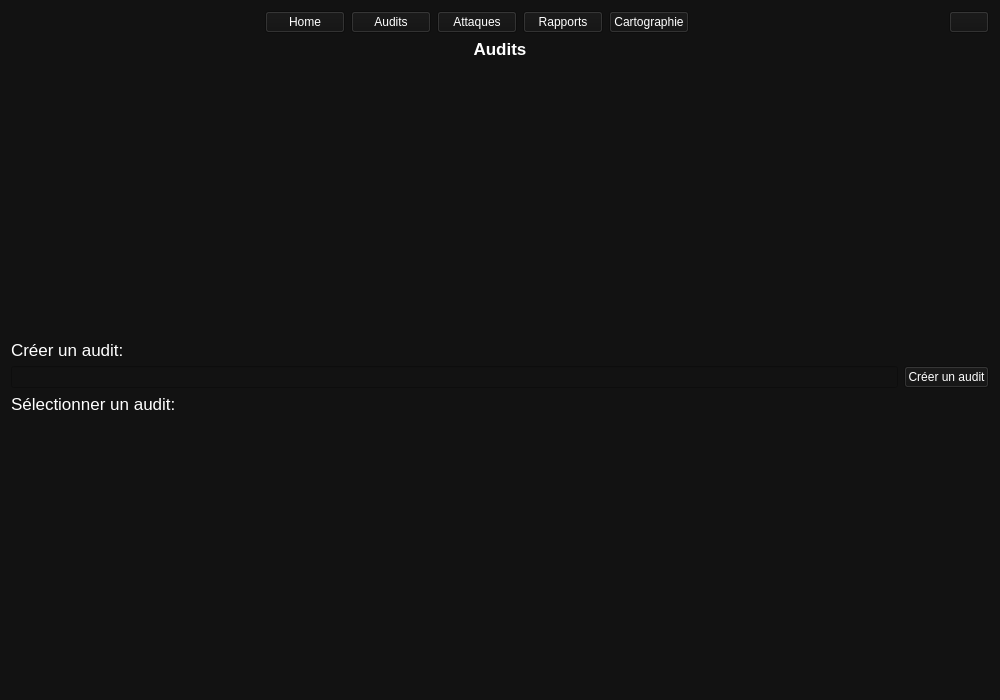
<?xml version="1.0" encoding="UTF-8"?>
<ui version="4.0">
 <class>Audits</class>
 <widget class="QWidget" name="Audits">
  <property name="geometry">
   <rect>
    <x>0</x>
    <y>0</y>
    <width>1000</width>
    <height>700</height>
   </rect>
  </property>
  <property name="windowTitle">
   <string>Audits</string>
  </property>
  <property name="styleSheet">
   <string notr="true">background-color: #121212;
color: white;
</string>
  </property>
  <layout class="QGridLayout" name="gridLayout_4">
   <item row="0" column="0">
    <layout class="QGridLayout" name="gridLayoutMenuAudits">
     <item row="0" column="3">
      <widget class="QPushButton" name="pushButtonAttaquesAudits">
       <property name="styleSheet">
        <string notr="true">QPushButton {
    background-color: #00C853; /* Vert */
    color: white;
    font-weight: bold;
    border-radius: 5px;
    padding: 8px;
}
QPushButton:hover {
    background-color: #009624; / survol */
}</string>
       </property>
       <property name="text">
        <string>Attaques</string>
       </property>
      </widget>
     </item>
     <item row="0" column="0">
      <spacer name="horizontalSpacer">
       <property name="orientation">
        <enum>Qt::Orientation::Horizontal</enum>
       </property>
       <property name="sizeHint" stdset="0">
        <size>
         <width>40</width>
         <height>20</height>
        </size>
       </property>
      </spacer>
     </item>
     <item row="0" column="1">
      <widget class="QPushButton" name="pushButtonHomeAudits">
       <property name="styleSheet">
        <string notr="true">QPushButton {
    background-color: #00C853; /* Vert */
    color: white;
    font-weight: bold;
    border-radius: 5px;
    padding: 8px;
}
QPushButton:hover {
    background-color: #009624; / survol */
}</string>
       </property>
       <property name="text">
        <string>Home</string>
       </property>
      </widget>
     </item>
     <item row="0" column="6">
      <widget class="QPushButton" name="pushButtonCartographieAudits">
       <property name="styleSheet">
        <string notr="true">QPushButton {
    background-color: #00C853; /* Vert */
    color: white;
    font-weight: bold;
    border-radius: 5px;
    padding: 8px;
}
QPushButton:hover {
    background-color: #009624; / survol */
}</string>
       </property>
       <property name="text">
        <string>Cartographie</string>
       </property>
      </widget>
     </item>
     <item row="0" column="8">
      <widget class="QPushButton" name="pushButtonDeconnexionAudits">
       <property name="styleSheet">
        <string notr="true">background-color: #121212;
color: white;
</string>
       </property>
       <property name="text">
        <string/>
       </property>
       <property name="icon">
        <iconset>
         <normaloff>../../../../Downloads/image.png</normaloff>../../../../Downloads/image.png</iconset>
       </property>
       <property name="iconSize">
        <size>
         <width>32</width>
         <height>32</height>
        </size>
       </property>
      </widget>
     </item>
     <item row="0" column="7">
      <spacer name="horizontalSpacer_2">
       <property name="orientation">
        <enum>Qt::Orientation::Horizontal</enum>
       </property>
       <property name="sizeHint" stdset="0">
        <size>
         <width>40</width>
         <height>20</height>
        </size>
       </property>
      </spacer>
     </item>
     <item row="0" column="5">
      <widget class="QPushButton" name="pushButtonRapportsAudits">
       <property name="styleSheet">
        <string notr="true">QPushButton {
    background-color: #00C853; /* Vert */
    color: white;
    font-weight: bold;
    border-radius: 5px;
    padding: 8px;
}
QPushButton:hover {
    background-color: #009624; / survol */
}</string>
       </property>
       <property name="text">
        <string>Rapports</string>
       </property>
      </widget>
     </item>
     <item row="0" column="2">
      <widget class="QPushButton" name="pushButtonAuditsAudits">
       <property name="styleSheet">
        <string notr="true">QPushButton {
    background-color: #00C853; /* Vert */
    color: white;
    font-weight: bold;
    border-radius: 5px;
    padding: 8px;
}
QPushButton:hover {
    background-color: #009624; / survol */
}</string>
       </property>
       <property name="text">
        <string>Audits</string>
       </property>
      </widget>
     </item>
    </layout>
   </item>
   <item row="1" column="0">
    <layout class="QGridLayout" name="gridLayout">
     <item row="6" column="1">
      <layout class="QVBoxLayout" name="verticalLayoutContentAudits">
       <item>
        <widget class="QLabel" name="labelUrlAudits">
         <property name="font">
          <font>
           <pointsize>13</pointsize>
          </font>
         </property>
         <property name="text">
          <string>Créer un audit:</string>
         </property>
        </widget>
       </item>
       <item>
        <layout class="QGridLayout" name="gridLayout_2">
         <item row="0" column="0">
          <widget class="QLineEdit" name="lineEditUrlAudits"/>
         </item>
         <item row="0" column="1">
          <widget class="QPushButton" name="pushButtonCreerAudits">
           <property name="text">
            <string>Créer un audit</string>
           </property>
          </widget>
         </item>
        </layout>
       </item>
       <item>
        <widget class="QLabel" name="labelSelectionUrlAudits">
         <property name="font">
          <font>
           <pointsize>13</pointsize>
          </font>
         </property>
         <property name="text">
          <string>Sélectionner un audit:</string>
         </property>
        </widget>
       </item>
      </layout>
     </item>
     <item row="5" column="1">
      <spacer name="verticalSpacer">
       <property name="orientation">
        <enum>Qt::Orientation::Vertical</enum>
       </property>
       <property name="sizeHint" stdset="0">
        <size>
         <width>20</width>
         <height>40</height>
        </size>
       </property>
      </spacer>
     </item>
     <item row="4" column="1">
      <widget class="QLabel" name="labelNomAudits">
       <property name="font">
        <font>
         <pointsize>13</pointsize>
         <bold>true</bold>
        </font>
       </property>
       <property name="text">
        <string>Audits</string>
       </property>
       <property name="alignment">
        <set>Qt::AlignmentFlag::AlignCenter</set>
       </property>
      </widget>
     </item>
     <item row="7" column="1">
      <spacer name="verticalSpacer_2">
       <property name="orientation">
        <enum>Qt::Orientation::Vertical</enum>
       </property>
       <property name="sizeHint" stdset="0">
        <size>
         <width>20</width>
         <height>40</height>
        </size>
       </property>
      </spacer>
     </item>
    </layout>
   </item>
  </layout>
 </widget>
 <resources/>
 <connections/>
</ui>
